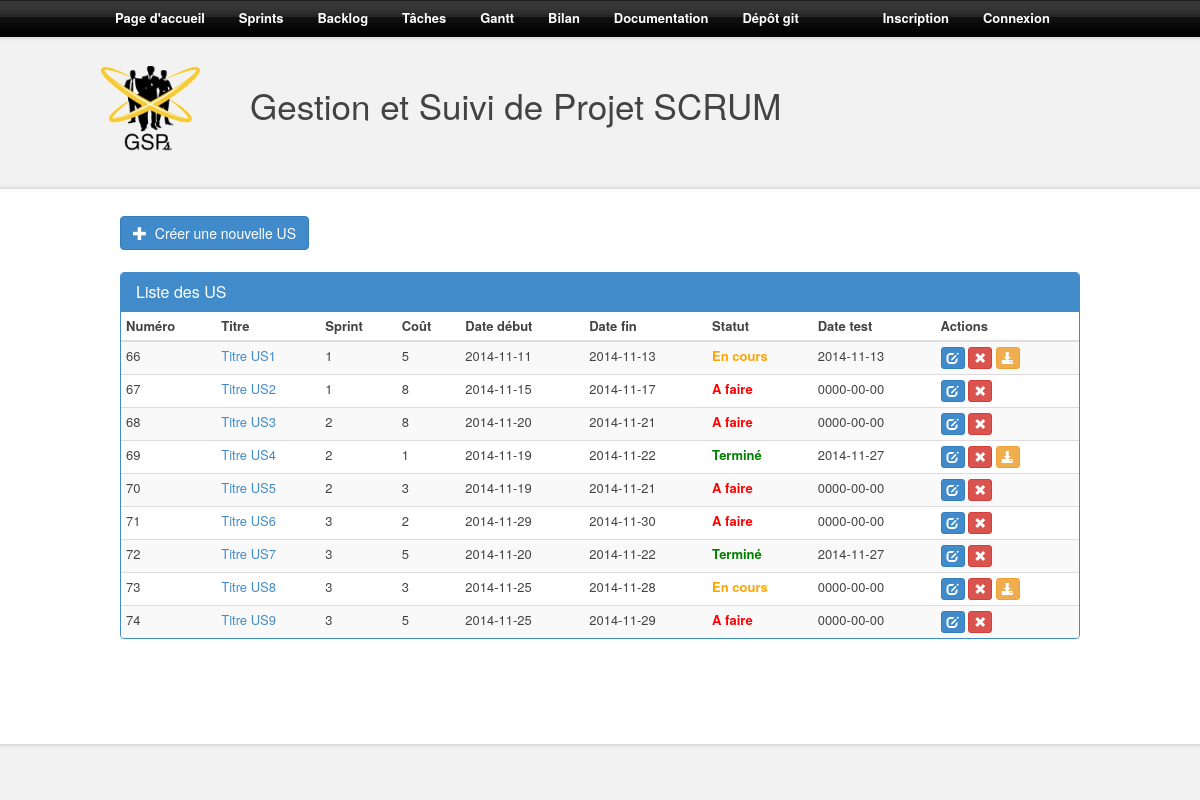
The page /backlog.php on the database its author committed.
### tables this page shows
CREATE TABLE IF NOT EXISTS `us` (
`ID` int(11) NOT NULL,
  `titre` text NOT NULL,
  `description` text,
  `ID_sprint` int(11) DEFAULT NULL,
  `cout` int(11) NOT NULL,
  `statut` int(11) NOT NULL,
  `date_debut` date NOT NULL,
  `date_fin` date NOT NULL,
  `date_test` date DEFAULT NULL,
  `code_test` text,
  `description_test` text,
  `lien_git` text
);

CREATE TABLE IF NOT EXISTS `sprints` (
`ID` int(11) NOT NULL,
  `numero_du_sprint` int(11) NOT NULL,
  `cout` int(11) NOT NULL,
  `date_creation` date NOT NULL,
  `date_debut` date NOT NULL,
  `duree` varchar(255) NOT NULL,
  `date_fin` date NOT NULL,
  `titre` text NOT NULL,
  `description` text NOT NULL,
  `cout_valide` int(11) DEFAULT NULL,
  `lien_git` text
);

### src/bdd/bdd.php (called while the page is built, shortened)
<?php
class BDD
{
	private $PDOInstance = null;
	private static $instance = null;
	private function __construct()
	{
		$this->PDOInstance = new PDO('mysql:charset=utf8;dbname='.self::DEFAULT_SQL_DTB.';host='.self::DEFAULT_SQL_HOST,self::DEFAULT_SQL_USER ,self::DEFAULT_SQL_PASS);
	}
	public static function getConnection()
	{
		if(is_null(self::$instance))
		{
			self::$instance = new BDD();
		}
		return self::$instance;
	}
	public function query($query)
	{
		return $this->PDOInstance->query($query);
	}
}
?>

### src/models/us.php (called while the page is built, shortened)
<?php
class ModelUs
{
        public function _getBacklog()
	{
		return BDD::getConnection()->query('SELECT * FROM us');
	}
        public function _getSprintNumberByID($sprintID){
            return BDD::getConnection()->query("SELECT `numero_du_sprint` FROM `sprints` INNER JOIN `us` on `sprints`.`ID`=`us`.`ID_sprint` WHERE `us`.`ID_sprint`=$sprintID");
        }
}

### src/controllers/us.php (the view, shortened to what this page needs)
<?php
include("models/us.php");
class ControllerUs
{
	private $modelUs;
	public function __construct()
	{
		$this->modelUs = new ModelUs();
	}
	private function _UsStatus($s)
	{
		if($s == 0)
		{ $status = '<span class="afaire">A faire</span>'; }
		else if($s == 1)
		{ $status = '<span class="encours">En cours</span>'; }
		else
		{ $status = '<span class="termine">Terminé</span>'; }
		return $status;
	}
	public function _buildBacklog()
	{
		foreach($this->modelUs->_getBacklog() as $line)
		{
			$this->_buildBaclogLine($line);
		}
	}
        public function _isGitLink($gitLink)
        {
            $gitLingRegex = "/(http|https|ftp|ftps)\:\/\/[a-zA-Z0-9\-\.]+\.[a-zA-Z]{2,3}(\/\S*)?/";
            if (preg_match($gitLingRegex, $gitLink))
            {
                return TRUE;
            }
            else
            {
                return FALSE;
            }
        }
	private function _buildBaclogLine($line)
	{
                if(!empty($line['ID_sprint'])){
                    $req = $this->modelUs->_getSprintNumberByID($line['ID_sprint'])->fetch(PDO::FETCH_ASSOC);
                    $numSprint = $req['numero_du_sprint'];
                }
                else{
                    $numSprint = NULL;
                }
		?>
		<tr>
			<td><?php echo $line['ID']; ?></td>
			<td><a href="us.php?ID=<?php echo $line['ID']; ?>"><?php echo $line['titre']; ?></a></td>
                        <td><?php echo $numSprint; ?></td>
			<td><?php echo $line['cout']; ?></td>
			<td><?php echo $line['date_debut']; ?></td>
			<td><?php echo $line['date_fin']; ?></td>
			<td><?php echo $this->_UsStatus($line['statut']); ?></td>
			<td><?php echo $line['date_test']; ?></td>
			<td>
				<a href="manage_us.php?modif_US=<?php echo $line['ID']; ?>" class="btn btn-xs btn-primary"><span class="glyphicon glyphicon-edit"></span></a>
				<a href="manage_us.php?action=suppr&US_suppr=<?php echo $line['ID']; ?>" class="btn btn-xs btn-danger"><span class="glyphicon glyphicon-remove"></span></a>
                                <?php if ($this->_isGitLink($line['lien_git']))
                                {?> <a href="<?php echo $line['lien_git']; ?>" class="btn btn-xs btn-warning"><span class="glyphicon glyphicon-download-alt"></span></a> <?php } ?>
			</td>
		</tr>
		<?php
                $this->_cleanSprintCost();
	}
		?>
		<?php
        protected function _cleanSprintCost(){
            $backLog = $this->modelUs->_getBacklog();
        }
        protected function _updateSprints(){
            $sprintList = $this->modelUs->_getSprintList();
            foreach($sprintList as $sprint){
                $cost = 0;
                $validate = 0;
                $backLog = $this->modelUs->_getBacklog();
                foreach($backLog as $us){
                    if($us['ID_sprint'] == $sprint['ID']){
                        $cost+=$us['cout'];
                        if($us['statut'] >= 2){
                            $validate+=$us['cout'];
                        }
                    }
                }
                $this->modelUs->_updateSprintTotalCost($sprint['ID'], $cost);
                $this->modelUs->_updateSprintValidateCost($sprint['ID'], $validate);
            }
        }
}

### src/structure/top_page.php (shortened to what this page needs)
<!DOCTYPE html PUBLIC "-//W3C//DTD XHTML 1.0 Strict//EN" "http://www.w3.org/TR/xhtml1/DTD/xhtml1-strict.dtd">
<html xmlns="http://www.w3.org/1999/xhtml" xml:lang="fr" lang="fr">
	<head>
		<link rel="stylesheet" media="screen" type="text/css" title="Design" href="structure/design/style.css" />
		<link href="bootstrap/css/bootstrap.css" rel="stylesheet">
	</head>
	<body>
		<div id="background_bas">
			<div id="background_haut">
				<div id="menu">
					<a href="index.php">Page d'accueil</a>
                    <a href="sprint_list.php">Sprints</a>
					<a href="backlog.php">Backlog</a>
					<a href="tasc_list.php">Tâches</a>
					<a href="gantt.php">Gantt</a>
					<a href="results.php">Bilan</a>
                                        <a href="documentation.php">Documentation</a>
					<a href="git.php">Dépôt git</a>
					<?php
					if (isset($_SESSION['pseudo']))
					{
						echo '<span id="pseudo">'.$_SESSION['pseudo'].'</span>';
						?>
						<a href="deconnection.php">Déconnexion</a>
						<?php
					}
					else
					{
						?>
						<a id="shiftLeft" href="inscription.php">Inscription</a>
						<a href="connection.php">Connexion</a>
						<?php
					}
					?>
				</div>
				<div id="banniere">
                    <img id="logoSite" alt="logo du site" src="structure/design/logoSite.png" />
					<h1>Gestion et Suivi de Projet SCRUM</h1>
				</div>
				<div id="corps">
					<div id="texte">

### src/backlog.php
<?php
include("bdd/bdd.php");
include("structure/top_page.php");
include("controllers/us.php");
$controllerUs = new ControllerUs();
?>
<a href="manage_us.php" class="btn btn-primary"><span class="glyphicon glyphicon-plus"></span>  Créer une nouvelle US</a>
<br /><br />
<div class="row">
	<section class="col-sm-12">
		<div class="panel panel-primary">
			<table class="table table-striped table-condensed">
				<div class="panel-heading">
					<h3 class="panel-title">Liste des US</h3>
				</div>
				<thead>
					<tr>
						<th>Numéro</th>
						<th>Titre</th>
						<th>Sprint</th>
						<th>Coût</th>
						<th>Date début</th>
						<th>Date fin</th>
						<th>Statut</th>
						<th>Date test</th>
						<th>Actions</th>
					</tr>
				</thead>
				<tbody>
					<?php $controllerUs->_buildBacklog(); ?>
				</tbody>
			</table>
		</div>
	</section>
</div>
<?php include("structure/bottom_page.php"); ?>

### src/structure/bottom_page.php (shortened to what this page needs)
					</div>
				</div>
				<div style="height : 80px;"></div>
			</div>
		</div>
	</body>
</html>

### src/structure/design/style.css (style rules this page uses)
html, body { height : 100%; margin : 0px; padding : 0px; font-family : Trebuchet MS , sans-serif; }
#corps { width : 1000px; margin : auto; }
#background_haut { height : 100%; background : url("background_haut.png") top center repeat-x; }
#background_bas { min-height : 100%; background : url("background_bas.png") bottom center repeat-x; }
#banniere { width : 1000px; height : 180px; margin : auto; }
#logoSite { float : left; margin-top: 30px; }
#banniere h1 { float : left; font-size : 35px; margin-top : 50px; margin-left : 50px; margin-bottom : 10px; color : #434343; }
#texte { padding : 20px; padding-top : 0px; text-align : justify; font-size : 13px; color : #434343; line-height : 22px; }
a { color : #007a99; text-decoration : none; }
img { border : none; }
#menu { width : 1000px; height : 36px; text-align : left; padding-top : 7px; margin : auto; }
#menu a:not(#shiftLeft) { padding-right : 15px; padding-left : 15px; font-size : 13px; font-weight : bold; color : white; }
#pseudo, #shiftLeft { padding-right : 15px; padding-left : 65px; font-size : 13px; font-weight : bold; color : #c8e5bc; }
#shiftLeft { color : white; }
.afaire { font-weight : bold; color : red; }
.encours { font-weight : bold; color : orange; }
.termine { font-weight : bold; color : green; }

### rows shown on the page
us: ID "66", titre "Titre US1", ID_sprint.numero_du_sprint "1", cout "5", date_debut "2014-11-11", date_fin "2014-11-13", statut "En cours", date_test "2014-11-13"
us: ID "67", titre "Titre US2", ID_sprint.numero_du_sprint "1", cout "8", date_debut "2014-11-15", date_fin "2014-11-17", statut "A faire", date_test "0000-00-00"
us: ID "68", titre "Titre US3", ID_sprint.numero_du_sprint "2", cout "8", date_debut "2014-11-20", date_fin "2014-11-21", statut "A faire", date_test "0000-00-00"
us: ID "69", titre "Titre US4", ID_sprint.numero_du_sprint "2", cout "1", date_debut "2014-11-19", date_fin "2014-11-22", statut "Terminé", date_test "2014-11-27"
us: ID "70", titre "Titre US5", ID_sprint.numero_du_sprint "2", cout "3", date_debut "2014-11-19", date_fin "2014-11-21", statut "A faire", date_test "0000-00-00"
us: ID "71", titre "Titre US6", ID_sprint.numero_du_sprint "3", cout "2", date_debut "2014-11-29", date_fin "2014-11-30", statut "A faire", date_test "0000-00-00"
us: ID "72", titre "Titre US7", ID_sprint.numero_du_sprint "3", cout "5", date_debut "2014-11-20", date_fin "2014-11-22", statut "Terminé", date_test "2014-11-27"
us: ID "73", titre "Titre US8", ID_sprint.numero_du_sprint "3", cout "3", date_debut "2014-11-25", date_fin "2014-11-28", statut "En cours", date_test "0000-00-00"
us: ID "74", titre "Titre US9", ID_sprint.numero_du_sprint "3", cout "5", date_debut "2014-11-25", date_fin "2014-11-29", statut "A faire", date_test "0000-00-00"
